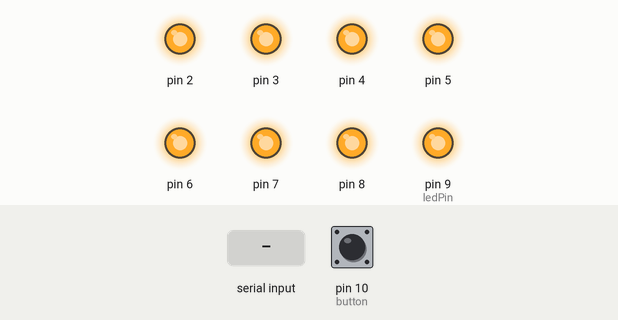
Recording of a sketch running on a simulated Arduino Uno, built with avr-gcc and run on an emulated ATmega328P. Parts: output pins drawn as LEDs (lit = HIGH). Dashed ring = blinking. Inputs (shaded band) come from the test bench; at power-on: pin 10 (button) LOW.

Above: at 1.2 s.
1.3 s: pin 10 (button) pulled HIGH for 0.15 s
At 1.45 s:
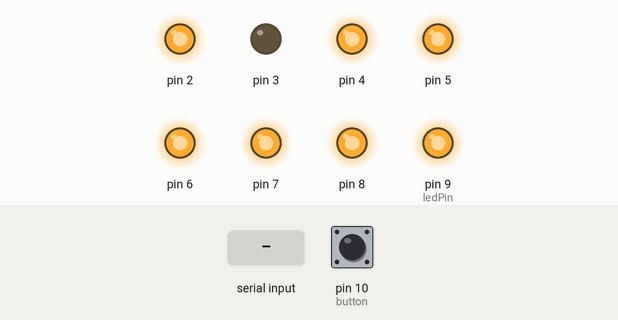
4.3 s: "2\n" received over Serial
At 5.6 s:
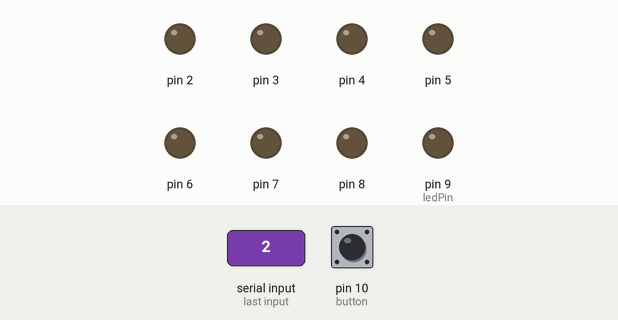
7.3 s: pin 10 (button) pulled HIGH for 3.2 s
At 10.05 s:
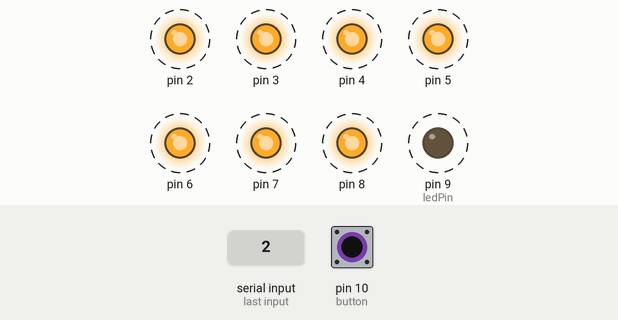
Timing chart, 0 to 12.4 s (numbered marks = the images above; inputs shaded):
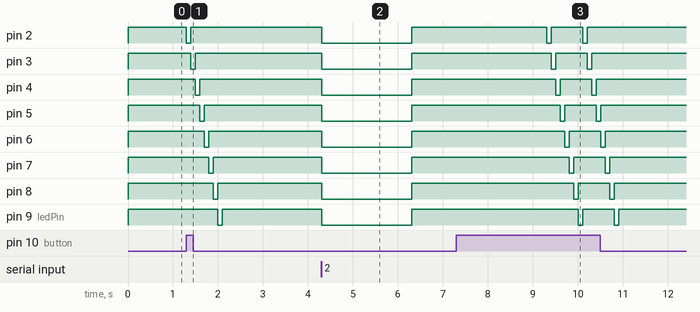

Measured:
- after the input at 1.3 s, pin 2: HIGH → LOW at once, → HIGH 0.10 s later; pin 3: HIGH → LOW after 0.10 s, → HIGH 0.10 s later; pin 4: HIGH → LOW after 0.20 s, → HIGH 0.10 s later; pin 5: HIGH → LOW after 0.30 s, → HIGH 0.10 s later; pin 6: HIGH → LOW after 0.40 s, → HIGH 0.10 s later
- after the input at 4.3 s, pin 2–8, pin 9 (ledPin): HIGH → LOW at once, → HIGH 2.0 s later
- after the input at 7.3 s, pin 2: LOW → HIGH after 2.1 s, → LOW 0.70 s later, → HIGH 0.10 s later; pin 3: alternates HIGH for 0.70 s and LOW for 0.10 s, 4 changes in all, then stays HIGH, starting after 2.1 s

The sketch:

Lab1_Arqu_de_Computadoras.ino
```cpp
//Laboratorio 1 Arquitectura de Computadoras 1
// Oscar Morales  Carné: 0901-20-19624
const int encederLed = 2;
const int ledPin = 9;
const int button = 10;


int buttonState = 0;
bool intermitente = false;

void setup() {

  for (int i = encederLed; i <= ledPin; i++) {
    pinMode(i, OUTPUT);
    digitalWrite(i, HIGH);
  }


  pinMode(button, INPUT);


  Serial.begin(9600);
}

void loop() {

  buttonState = digitalRead(button);

  if (buttonState == HIGH) {

    intermitente = false;
    for (int i = encederLed; i <= ledPin; i++) {
      digitalWrite(i, LOW);
      delay(100);
      digitalWrite(i, HIGH);
    }
  } else if (intermitente) {

    for (int i = encederLed; i <= ledPin; i++) {
      digitalWrite(i, LOW);
    }
    delay(2000);
    for (int i = encederLed; i <= ledPin; i++) {
      digitalWrite(i, HIGH);
    }
    delay(2000);
  }

  if (Serial.available() > 0) {

    int message = Serial.parseInt();

    if (message == 2) {

      intermitente = true;
    }
  }
}
```
